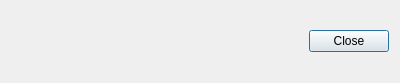
<?xml version="1.0" encoding="UTF-8"?>
<ui version="4.0">
 <class>StatisticsDialog</class>
 <widget class="QDialog" name="StatisticsDialog">
  <property name="geometry">
   <rect>
    <x>0</x>
    <y>0</y>
    <width>400</width>
    <height>83</height>
   </rect>
  </property>
  <property name="windowTitle">
   <string>Dialog</string>
  </property>
  <layout class="QVBoxLayout" name="verticalLayout">
   <item>
    <layout class="QGridLayout" name="mainLayout"/>
   </item>
   <item>
    <widget class="QDialogButtonBox" name="buttonBox">
     <property name="orientation">
      <enum>Qt::Horizontal</enum>
     </property>
     <property name="standardButtons">
      <set>QDialogButtonBox::Close</set>
     </property>
    </widget>
   </item>
  </layout>
 </widget>
 <resources/>
 <connections>
  <connection>
   <sender>buttonBox</sender>
   <signal>accepted()</signal>
   <receiver>StatisticsDialog</receiver>
   <slot>accept()</slot>
   <hints>
    <hint type="sourcelabel">
     <x>248</x>
     <y>254</y>
    </hint>
    <hint type="destinationlabel">
     <x>157</x>
     <y>274</y>
    </hint>
   </hints>
  </connection>
  <connection>
   <sender>buttonBox</sender>
   <signal>rejected()</signal>
   <receiver>StatisticsDialog</receiver>
   <slot>reject()</slot>
   <hints>
    <hint type="sourcelabel">
     <x>316</x>
     <y>260</y>
    </hint>
    <hint type="destinationlabel">
     <x>286</x>
     <y>274</y>
    </hint>
   </hints>
  </connection>
 </connections>
</ui>
